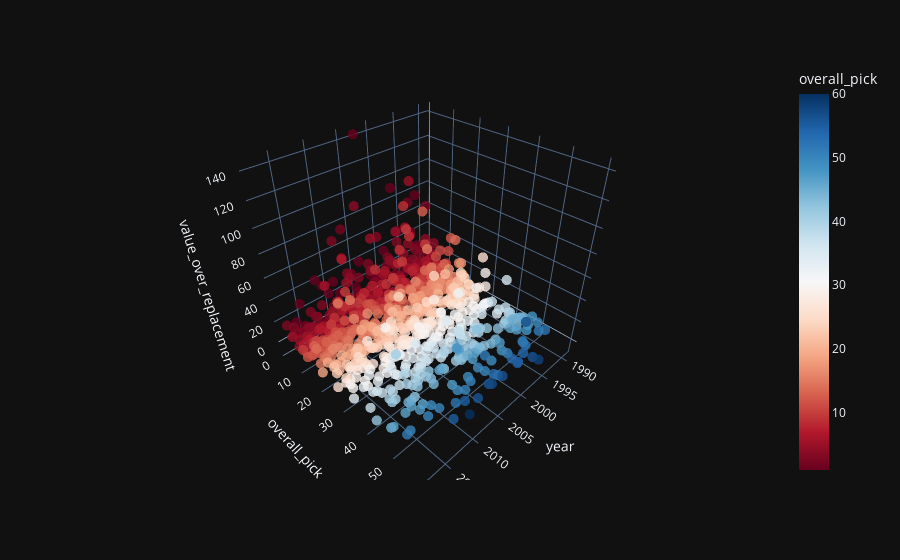

Notebook cell for this chart:
### Code cell
df = df[df["games"] > 250]

fig = px.scatter_3d(
    df, x = "year",
    y = "overall_pick", 
    z = "value_over_replacement", 
    opacity = 0.8, 
    hover_data = ["player"],
    color = "overall_pick", 
    color_continuous_scale = "RdBu")

fig.update_traces(marker = dict(size = 3.5)) # scaling down the markers
fig.update_layout(template = "plotly_dark")
fig.show()

#Similary results to total win shares

### Figure 1 — Plotly figure (JSON) as saved in the notebook; plotly's stock layout.template omitted (floating-point values rounded to 4 significant figures; data arrays with more than 128 entries replaced by an {"elided": "..."} marker saying what was removed)
{"data": [{"customdata": {"elided": "807x1 str values"}, "hovertemplate": "year=%{x}<br>overall_pick=%{marker.color}<br>value_over_replacement=%{z}<br>player=%{customdata[0]}<extra></extra>", "legendgroup": "", "marker": {"color": {"elided": "807 int values"}, "coloraxis": "coloraxis", "opacity": 0.8, "size": 3.5, "symbol": "circle"}, "mode": "markers", "name": "", "scene": "scene", "showlegend": false, "type": "scatter3d", "x": {"elided": "807 int values"}, "y": {"elided": "807 int values"}, "z": {"elided": "807 float values"}}], "layout": {"coloraxis": {"colorbar": {"title": {"text": "overall_pick"}}, "colorscale": [[0, "rgb(103,0,31)"], [0.1, "rgb(178,24,43)"], [0.2, "rgb(214,96,77)"], [0.3, "rgb(244,165,130)"], [0.4, "rgb(253,219,199)"], [0.5, "rgb(247,247,247)"], [0.6, "rgb(209,229,240)"], [0.7, "rgb(146,197,222)"], [0.8, "rgb(67,147,195)"], [0.9, "rgb(33,102,172)"], [1, "rgb(5,48,97)"]]}, "legend": {"tracegroupgap": 0}, "margin": {"t": 60}, "scene": {"domain": {"x": [0, 1], "y": [0, 1]}, "xaxis": {"title": {"text": "year"}}, "yaxis": {"title": {"text": "overall_pick"}}, "zaxis": {"title": {"text": "value_over_replacement"}}}}}
